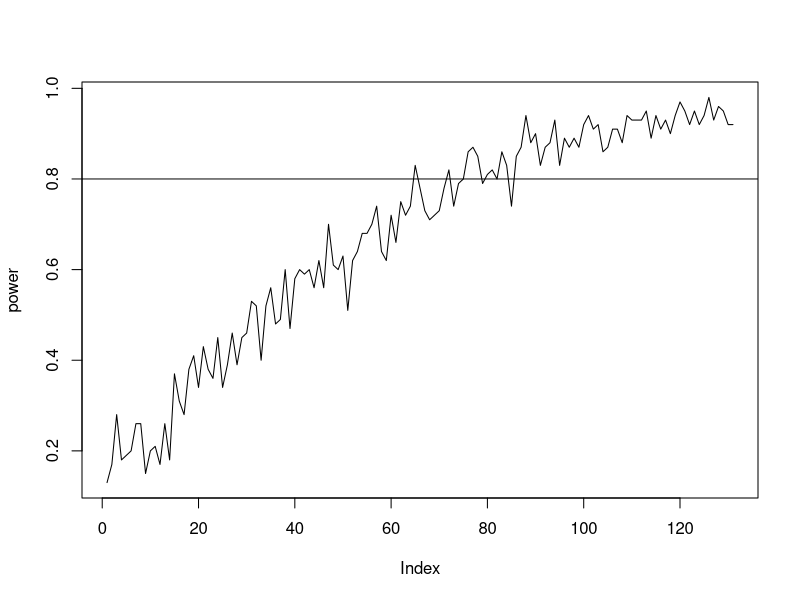

This figure's R source:
## ---- chunk 1

rep_size <- 100
max_patients <- 150
min_patients <- 20

pvals <- function(n){
  pvals <- replicate(rep_size, {
  
  # generuje srednie wartosci cisnienia dla n pacjentow
  mean_pressure <- rep(120, n)
  sex <- sample( c("m", "k"), n, replace = TRUE)
  diab <- sample( c("pre", "1", "2"),  n, replace = TRUE)
  epsilon <- rnorm(n)

  # generuje srednie wartosci zgodnie z modelem podanym w tresci
  real_pressure <- mean_pressure + (sex == "k")*(diab == "2")*1 +
  (sex == "m")*1 + (sex == "m")*(diab == "2")*0.5 + epsilon

  #zwracam p-wartosc dla modelu zagniezdzonego
  anova(lm(real_pressure ~ sex / diab))$"Pr(>F)"[2]
  })
  return(sum(pvals < 0.05)/rep_size)
}

patients <- c(min_patients:max_patients)
power <- unlist(lapply(patients, pvals))
## ---- chunk 2
plot(power, type="l")
abline(h=0.8)
## ---- chunk 3
max(which(power < 0.8))
